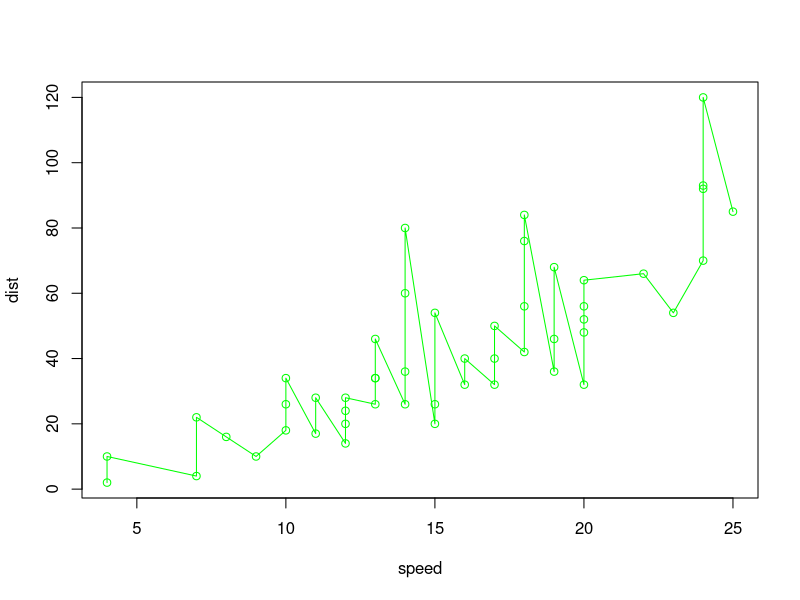

This figure's R source:
## ---- chunk 1
knitr::opts_chunk$set(echo = TRUE)
## ---- chunk 2
summary(cars)
## ---- chunk 3
plot(cars, type="o", col="green")

## ---- chunk 4
library(tidyverse)
library(palmerpenguins)
